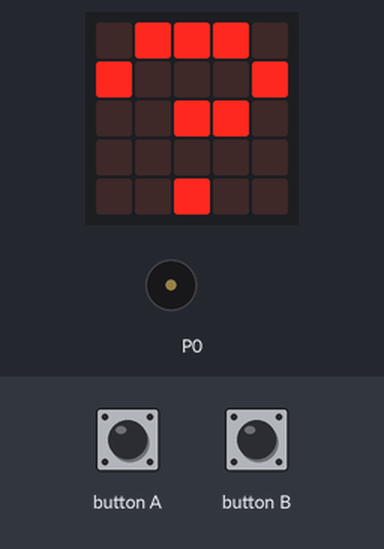
Simulated run of this program. Board: BBC micro:bit running MicroPython. Shown: the board's 5×5 LED display, buzzer (waves = sounding). The inputs (shaded band) are chosen by the test bench. Random numbers come from a fixed seed; the 48×5 strip is a reading aid, not a part: it shows the text the display is scrolling, unrolled, one strip-width of it at a time.

Above: at 1.2 s.
1.3 s: button A pressed for 0.15 s
At 1.8 s:
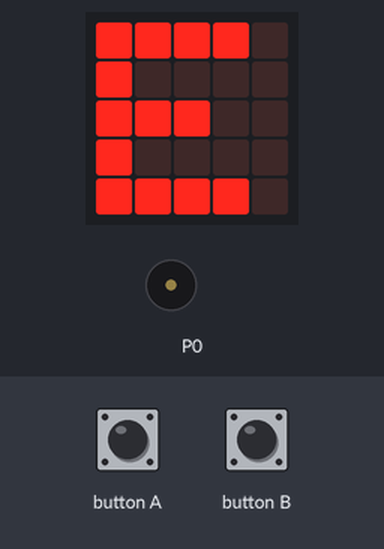
3.8 s: button B pressed for 0.15 s
At 4.6 s:
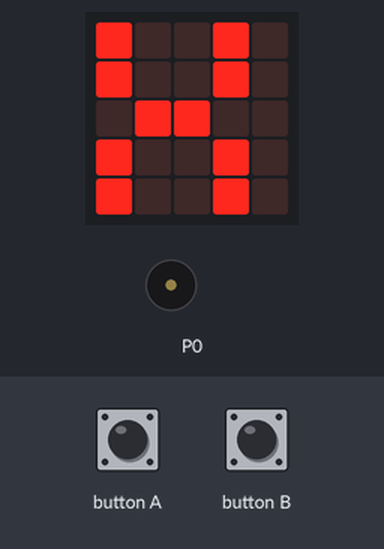
At 8.3 s:
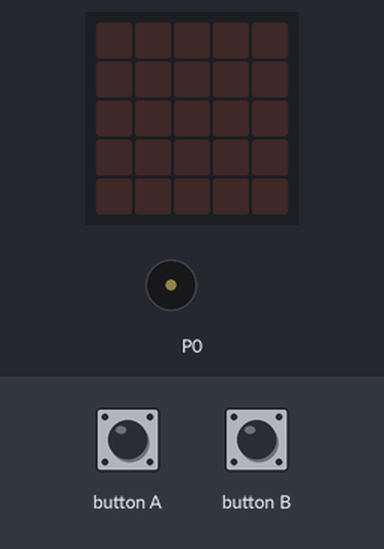
Timing chart, 0 to 30.0 s (numbered marks = the images above; inputs shaded):
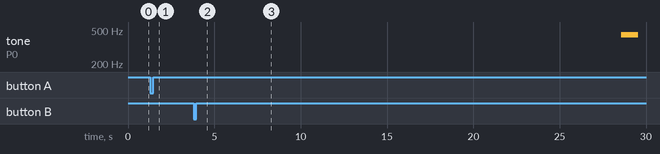

Measured:
- after the input at 1.3 s, the display: changes at once (image 1)
- after the input at 3.8 s, tone on P0: silent → 440 Hz after 24.8 s, → silent 0.99 s later; the display: changes at once (image 2)
- what the display in image 3 shows lasts 0.5 s, from 7.9 s to 8.4 s

The program:

tarea7.py
```python
# Imports go at the top
from microbit import *
import random
import music

vocales=["A","E","I","O","U"]
consonantes=["B","C","D","F","G","H","J","K","L","LL","M","N","P","Q","R","S","T","V","X","Y","Z"]
total_palabra = 2
cuenta = 21

while total_palabra>0:
    if button_a.was_pressed():
        vocal_aleatoria = vocales[random.randint(0,len(vocales)-1)]
        display.show(vocal_aleatoria)
        total_palabra = total_palabra-1
        sleep(1000)
    elif button_b.was_pressed():
        consonante_aleatoria = consonantes[random.randint(0,len(consonantes)-1)]
        display.show(consonante_aleatoria)
        total_palabra = total_palabra-1
        sleep(1000)
    else:
        display.show("?")

display.scroll("Fin")
while cuenta>0:
    cuenta = cuenta - 1
    display.scroll (cuenta, delay=40)
    sleep(500)

music.play('A4:8')
```
